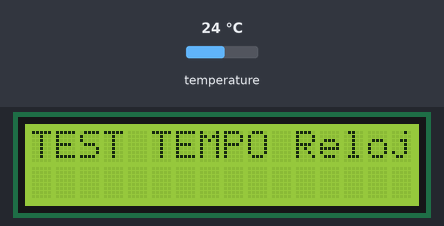
Bench run of a sketch on a simulated Arduino Uno, built with avr-gcc and run on an emulated ATmega328P. Shown: 16×2 character LCD. The inputs (shaded band) are chosen by the test bench; at power-on: temperature 24 °C. The local clock reads 2024-03-15 10:24:30 at power-on unless the sketch sets it; what the sketch prints to the serial monitor is not drawn.

Above: at 0.6 s.
At 3.7 s:
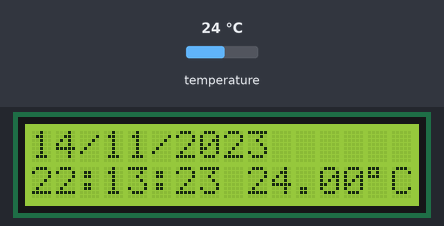
3.8 s: temperature set to 12 °C
At 5.2 s:
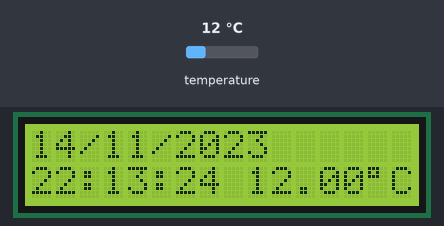
7.2 s: temperature set to 19 °C
At 8.5 s:
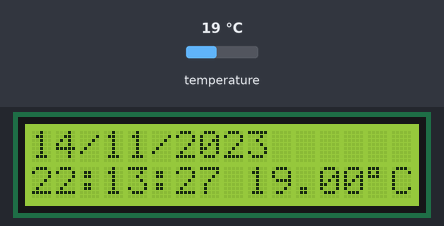
10.3 s: temperature set to 28 °C
At 11.6 s:
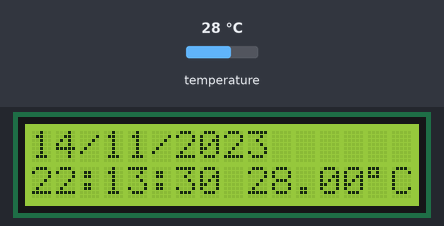
Timing chart, 0 to 13.3 s (numbered marks = the images above; inputs shaded):
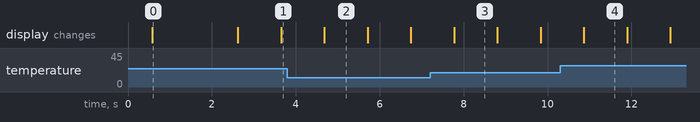

Measured:
- what the display in image 0 shows lasts 2.0 s, from 0.6 s to 2.6 s
- what the display in image 2 shows lasts 1.0 s, from 4.7 s to 5.7 s

The sketch:

RTC_Test.ino
```cpp
/*
 * Name: RTCDS3231
 * created: 24/08/2020
 * Author: NTJA
 */
#include "RTClib.h"
#include <LiquidCrystal_I2C.h>
#include <Wire.h>

LiquidCrystal_I2C lcd(0x27, 16, 2);
RTC_DS3231 rtc;

void setup() {
  Wire.begin();
  rtc.begin();
  /* obteniendo parametros de la PC */
  rtc.adjust(DateTime(F(__DATE__), F(__TIME__)));
  Serial.begin(9600);
  lcd.init();
  lcd.backlight();
  delay(500);
  lcd.setCursor(0, 0);
  lcd.print("TEST TEMPO Reloj");
  delay(2000);
  lcd.clear();
}

void loop() {
  displayFecha();
  displayHora();
  displayTemperatura();
  delay(1000);
}
void displayFecha(){
  DateTime now = rtc.now();
  char _bufferFecha[12];
  lcd.setCursor(0, 0);
  formatoFecha( _bufferFecha, now.day(), now.month(), now.year() );
  lcd.print(_bufferFecha);
    Serial.print("Date: ");
    Serial.println(_bufferFecha);
}
void displayHora(){
  DateTime now = rtc.now();
  char _bufferHora[10];
  lcd.setCursor(0, 1);
  formatoHora( _bufferHora, now.hour(), now.minute(), now.second() );
  lcd.print(_bufferHora);

    Serial.print("Hora: ");
    Serial.println(_bufferHora);

}
void formatoFecha(char bufferFecha[12], int numDia, int numMes, int numA){
  sprintf(bufferFecha, "%02d/%02d/%04d", numDia, numMes, numA);
}
void formatoHora(char bufferHora[10], int hora, int minu, int seg){
  sprintf(bufferHora, "%02d:%02d:%02d", hora, minu, seg);
}
void displayTemperatura(){
   char symbol = 223;

    Serial.print("Temperature: ");
    Serial.print(rtc.getTemperature());
    Serial.println(" C");

    lcd.setCursor(9, 1);
    lcd.print(rtc.getTemperature());
    lcd.print(symbol);
    lcd.print("C");
}
```
